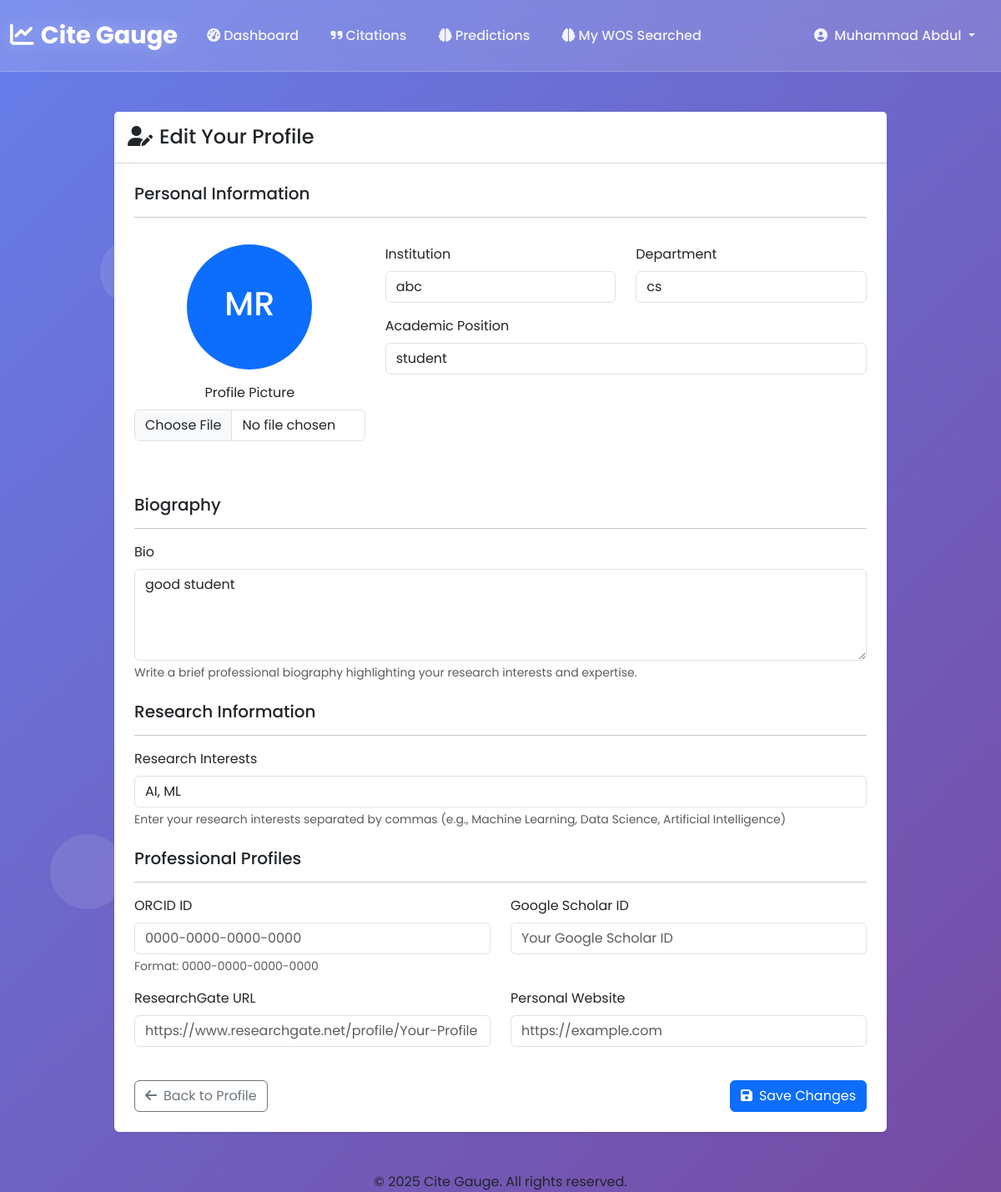
Before: /user/profile/update/ (signed in) with the older database file.
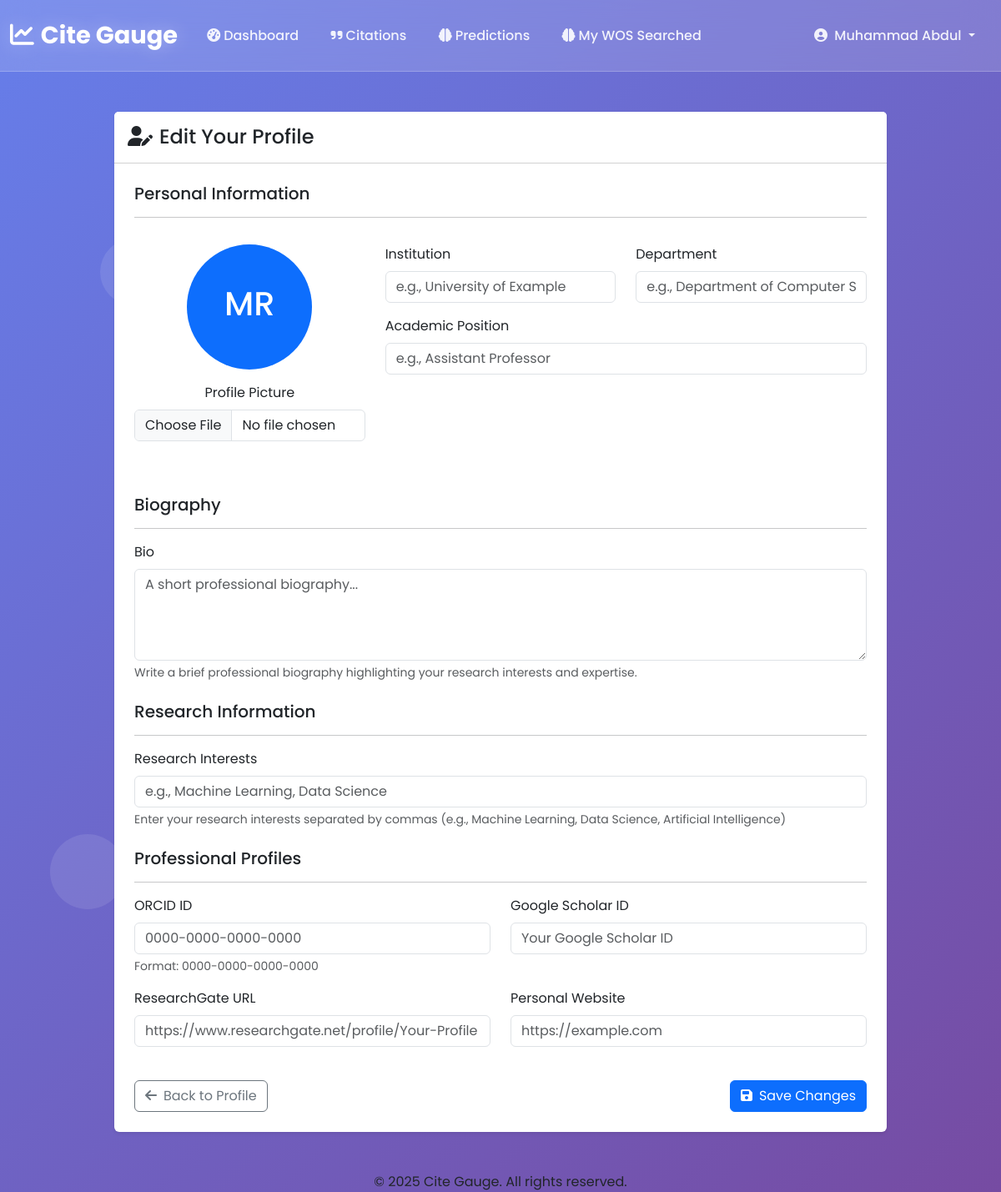
After: the same page with the newer database file.
### user/models.py (models this page shows, shortened)
class ResearcherProfile(models.Model):
    user = models.OneToOneField(CustomUser, on_delete=models.CASCADE, related_name='researcher_profile')
    profile_picture = models.ImageField(upload_to=profile_picture_path, blank=True, null=True)
    institution = models.CharField(max_length=255, blank=True)
    department = models.CharField(max_length=255, blank=True)
    position = models.CharField(max_length=255, blank=True, help_text="e.g., PhD Candidate, Assistant Professor")
    bio = models.TextField(blank=True)
    research_interests = models.TextField(blank=True, help_text="Comma-separated list of interests")
    website = models.URLField(max_length=255, blank=True)
    orcid_id = models.CharField(max_length=50, blank=True, help_text="Format: 0000-0000-0000-0000")
    google_scholar_id = models.CharField(max_length=50, blank=True)
    research_gate_url = models.URLField(max_length=255, blank=True)
    h_index = models.PositiveIntegerField(default=0, blank=True)
    i10_index = models.PositiveIntegerField(default=0, blank=True)
    citation_count = models.PositiveIntegerField(default=0, blank=True)
    @property
    def first_name(self):
        return self.user.first_name
    @property
    def last_name(self):
        return self.user.last_name

class CustomUser(AbstractUser):
    username = None  # if using email login
    email = models.EmailField(unique=True)
    first_name = models.CharField(max_length=150, blank=True)
    last_name = models.CharField(max_length=150, blank=True)
    USERNAME_FIELD = 'email'
    REQUIRED_FIELDS = []
    objects = CustomUserManager()

### user/views.py (the view, shortened to what this page needs)
# urls.py: path('profile/update/', ResearcherProfileUpdateView.as_view(), name='update_profile'),
class ResearcherProfileUpdateView(LoginRequiredMixin, UpdateView):
    model = ResearcherProfile
    form_class = ResearcherProfileForm
    template_name = 'user/update_profile.html'
    success_url = reverse_lazy('researcher_profile')
    def get_object(self):
        return get_object_or_404(ResearcherProfile, user=self.request.user)

### templates/user/update_profile.html (shortened to what the changed rows need)
{% extends "base.html" %}
{% block main_content %}
<div class="container py-5">
  <div class="row justify-content-center">
    <div class="col-md-10">
      <div class="card border-0 shadow-sm animate__animated animate__fadeIn">
        <div class="card-body p-4">
          <form method="post" enctype="multipart/form-data" class="animate__animated animate__fadeInUp">
            <div class="row mb-4">
              <div class="col-md-4 mb-4 text-center">
                <div class="mb-3">
                  {% if form.instance.profile_picture %}
                    <img src="{{ form.instance.profile_picture.url }}" alt="Profile Picture" class="img-fluid rounded-circle mb-3" style="width: 150px; height: 150px; object-fit: cover;">
                  {% else %}
                    <div class="bg-primary text-white rounded-circle d-flex align-items-center justify-content-center mx-auto mb-3" style="width: 150px; height: 150px;">
                      <h1>{{ form.instance.first_name|first }}{{ form.instance.last_name|first }}</h1>
                    </div>
                  {% endif %}
                  <label for="{{ form.profile_picture.id_for_label }}" class="form-label">Profile Picture</label>
                  {{ form.profile_picture }}
                </div>
              </div>
              <div class="col-md-8">
                <div class="row">
                  <div class="col-md-6 mb-3">
                    <label for="{{ form.institution.id_for_label }}" class="form-label">Institution</label>
                    {{ form.institution }}
                  </div>
                  <div class="col-md-6 mb-3">
                    <label for="{{ form.department.id_for_label }}" class="form-label">Department</label>
                    {{ form.department }}
                  </div>
                  <div class="col-12 mb-3">
                    <label for="{{ form.position.id_for_label }}" class="form-label">Academic Position</label>
                    {{ form.position }}
                  </div>
                </div>
              </div>
            </div>
            <div class="mb-4">
              <div class="mb-3">
                <label for="{{ form.bio.id_for_label }}" class="form-label">Bio</label>
                {{ form.bio }}
                <div class="form-text">Write a brief professional biography highlighting your research interests and expertise.</div>
              </div>
            </div>
            <div class="mb-4">
              <div class="mb-3">
                <label for="{{ form.research_interests.id_for_label }}" class="form-label">Research Interests</label>
                {{ form.research_interests }}
                <div class="form-text">Enter your research interests separated by commas (e.g., Machine Learning, Data Science, Artificial Intelligence)</div>
              </div>
            </div>
            <div class="mb-4">
              <div class="row">
                <div class="col-md-6 mb-3">
                  <label for="{{ form.orcid_id.id_for_label }}" class="form-label">ORCID ID</label>
                  {{ form.orcid_id }}
                  <div class="form-text">Format: 0000-0000-0000-0000</div>
                </div>
                <div class="col-md-6 mb-3">
                  <label for="{{ form.google_scholar_id.id_for_label }}" class="form-label">Google Scholar ID</label>
                  {{ form.google_scholar_id }}
                </div>
                <div class="col-md-6 mb-3">
                  <label for="{{ form.research_gate_url.id_for_label }}" class="form-label">ResearchGate URL</label>
                  {{ form.research_gate_url }}
                </div>
                <div class="col-md-6 mb-3">
                  <label for="{{ form.website.id_for_label }}" class="form-label">Personal Website</label>
                  {{ form.website }}
                </div>
              </div>
            </div>
          </form>
        </div>
      </div>
    </div>
  </div>
</div>
{% endblock main_content %}

Changed rows visible on the page:
changed ResearcherProfile: institution "abc" → (not shown); department "cs" → (not shown); position "student" → (not shown); bio "good student" → (not shown); research_interests "AI, ML" → (not shown)
